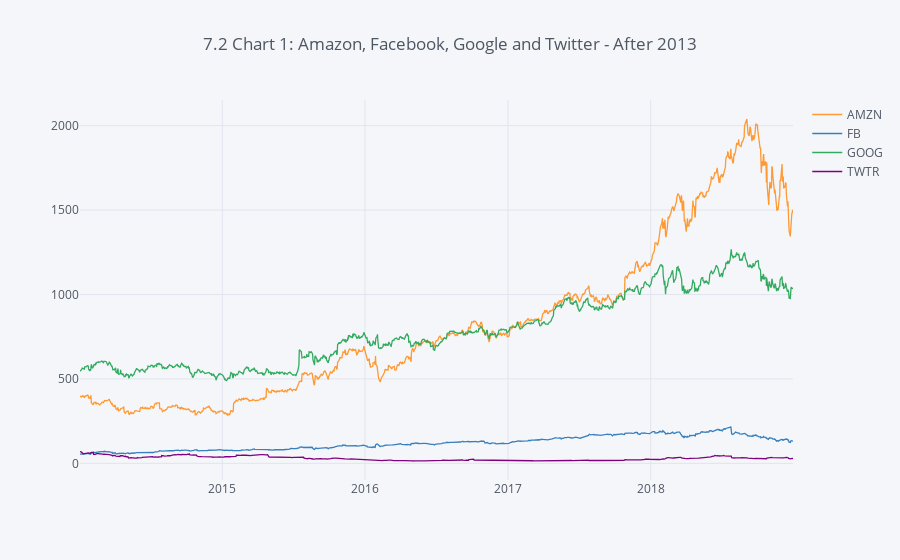

The cell this chart's notebook holds for it:
### Markdown cell above
### Plot with cufflinks

### Code cell
df_closing.iplot(kind='line',
                 title='7.2 Chart 1: Amazon, Facebook, Google and Twitter - After 2013')

### Figure 1 — Plotly figure (JSON) as saved in the notebook; plotly's stock layout.template omitted (floating-point values rounded to 4 significant figures; data arrays with more than 128 entries replaced by an {"elided": "..."} marker saying what was removed)
{"data": [{"line": {"color": "rgba(255, 153, 51, 1.0)", "dash": "solid", "shape": "linear", "width": 1.3}, "mode": "lines", "name": "AMZN", "text": "", "type": "scatter", "uid": "f13a795c-0cc0-45c0-8e3d-d06140b2410f", "x": {"elided": "1258 str values"}, "y": {"elided": "1258 float values"}}, {"line": {"color": "rgba(55, 128, 191, 1.0)", "dash": "solid", "shape": "linear", "width": 1.3}, "mode": "lines", "name": "FB", "text": "", "type": "scatter", "uid": "a1fbb00d-5837-40bb-82d3-89386fab2d98", "x": {"elided": "1258 str values"}, "y": {"elided": "1258 float values"}}, {"line": {"color": "rgba(50, 171, 96, 1.0)", "dash": "solid", "shape": "linear", "width": 1.3}, "mode": "lines", "name": "GOOG", "text": "", "type": "scatter", "uid": "8ac1f5fc-e474-433a-95a7-33b48df01cb8", "x": {"elided": "1258 str values"}, "y": {"elided": "1258 float values"}}, {"line": {"color": "rgba(128, 0, 128, 1.0)", "dash": "solid", "shape": "linear", "width": 1.3}, "mode": "lines", "name": "TWTR", "text": "", "type": "scatter", "uid": "d529bbb8-9984-46e2-8aeb-37ec42a4a794", "x": {"elided": "1258 str values"}, "y": {"elided": "1258 float values"}}], "layout": {"legend": {"bgcolor": "#F5F6F9", "font": {"color": "#4D5663"}}, "paper_bgcolor": "#F5F6F9", "plot_bgcolor": "#F5F6F9", "title": {"font": {"color": "#4D5663"}, "text": "7.2 Chart 1: Amazon, Facebook, Google and Twitter - After 2013"}, "xaxis": {"gridcolor": "#E1E5ED", "showgrid": true, "tickfont": {"color": "#4D5663"}, "title": {"font": {"color": "#4D5663"}, "text": ""}, "zerolinecolor": "#E1E5ED"}, "yaxis": {"gridcolor": "#E1E5ED", "showgrid": true, "tickfont": {"color": "#4D5663"}, "title": {"font": {"color": "#4D5663"}, "text": ""}, "zerolinecolor": "#E1E5ED"}}}
